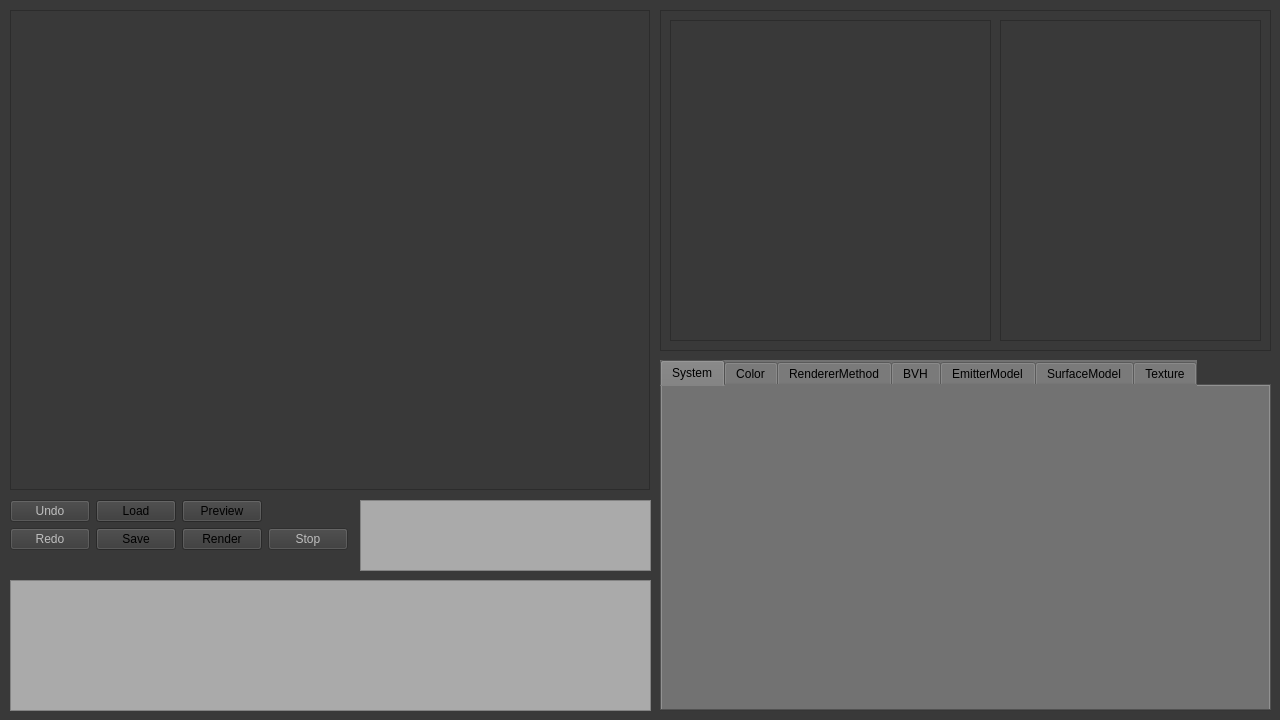
<?xml version="1.0" encoding="UTF-8"?>
<ui version="4.0">
 <class>MainWindow</class>
 <widget class="QWidget" name="MainWindow">
  <property name="geometry">
   <rect>
    <x>0</x>
    <y>0</y>
    <width>1280</width>
    <height>720</height>
   </rect>
  </property>
  <property name="minimumSize">
   <size>
    <width>1280</width>
    <height>720</height>
   </size>
  </property>
  <property name="maximumSize">
   <size>
    <width>1280</width>
    <height>720</height>
   </size>
  </property>
  <property name="windowTitle">
   <string>Reflect</string>
  </property>
  <property name="styleSheet">
   <string notr="true">background-color: rgb(57, 57, 57);</string>
  </property>
  <widget class="QTabWidget" name="setting_tab">
   <property name="geometry">
    <rect>
     <x>660</x>
     <y>360</y>
     <width>611</width>
     <height>351</height>
    </rect>
   </property>
   <property name="styleSheet">
    <string notr="true">background-color: rgb(114, 114, 114);</string>
   </property>
   <property name="tabShape">
    <enum>QTabWidget::Rounded</enum>
   </property>
   <property name="currentIndex">
    <number>0</number>
   </property>
   <widget class="QWidget" name="system_tab">
    <attribute name="title">
     <string>System</string>
    </attribute>
    <widget class="QFrame" name="system_frame">
     <property name="geometry">
      <rect>
       <x>0</x>
       <y>0</y>
       <width>601</width>
       <height>321</height>
      </rect>
     </property>
     <property name="frameShape">
      <enum>QFrame::NoFrame</enum>
     </property>
     <property name="frameShadow">
      <enum>QFrame::Raised</enum>
     </property>
    </widget>
   </widget>
   <widget class="QWidget" name="Color">
    <attribute name="title">
     <string>Color</string>
    </attribute>
    <widget class="QFrame" name="color_frame">
     <property name="geometry">
      <rect>
       <x>0</x>
       <y>0</y>
       <width>601</width>
       <height>321</height>
      </rect>
     </property>
     <property name="frameShape">
      <enum>QFrame::NoFrame</enum>
     </property>
     <property name="frameShadow">
      <enum>QFrame::Raised</enum>
     </property>
    </widget>
   </widget>
   <widget class="QWidget" name="RenderingMethod">
    <attribute name="title">
     <string>RendererMethod</string>
    </attribute>
    <widget class="QFrame" name="rendering_method_frame">
     <property name="geometry">
      <rect>
       <x>0</x>
       <y>0</y>
       <width>601</width>
       <height>321</height>
      </rect>
     </property>
     <property name="frameShape">
      <enum>QFrame::NoFrame</enum>
     </property>
     <property name="frameShadow">
      <enum>QFrame::Raised</enum>
     </property>
    </widget>
   </widget>
   <widget class="QWidget" name="BVH">
    <attribute name="title">
     <string>BVH</string>
    </attribute>
    <widget class="QFrame" name="bvh_frame">
     <property name="geometry">
      <rect>
       <x>0</x>
       <y>0</y>
       <width>601</width>
       <height>321</height>
      </rect>
     </property>
     <property name="frameShape">
      <enum>QFrame::NoFrame</enum>
     </property>
     <property name="frameShadow">
      <enum>QFrame::Raised</enum>
     </property>
    </widget>
   </widget>
   <widget class="QWidget" name="EmitterModel">
    <attribute name="title">
     <string>EmitterModel</string>
    </attribute>
    <widget class="QFrame" name="emitter_model_frame">
     <property name="geometry">
      <rect>
       <x>0</x>
       <y>0</y>
       <width>601</width>
       <height>321</height>
      </rect>
     </property>
     <property name="frameShape">
      <enum>QFrame::StyledPanel</enum>
     </property>
     <property name="frameShadow">
      <enum>QFrame::Raised</enum>
     </property>
    </widget>
   </widget>
   <widget class="QWidget" name="SurfaceModel">
    <attribute name="title">
     <string>SurfaceModel</string>
    </attribute>
    <widget class="QFrame" name="surface_model_frame">
     <property name="geometry">
      <rect>
       <x>0</x>
       <y>0</y>
       <width>601</width>
       <height>321</height>
      </rect>
     </property>
     <property name="frameShape">
      <enum>QFrame::StyledPanel</enum>
     </property>
     <property name="frameShadow">
      <enum>QFrame::Raised</enum>
     </property>
    </widget>
   </widget>
   <widget class="QWidget" name="Texture">
    <attribute name="title">
     <string>Texture</string>
    </attribute>
    <widget class="QFrame" name="texture_frame">
     <property name="geometry">
      <rect>
       <x>0</x>
       <y>0</y>
       <width>601</width>
       <height>321</height>
      </rect>
     </property>
     <property name="frameShape">
      <enum>QFrame::StyledPanel</enum>
     </property>
     <property name="frameShadow">
      <enum>QFrame::Raised</enum>
     </property>
    </widget>
   </widget>
  </widget>
  <widget class="QWidget" name="gridLayoutWidget">
   <property name="geometry">
    <rect>
     <x>10</x>
     <y>500</y>
     <width>321</width>
     <height>76</height>
    </rect>
   </property>
   <layout class="QGridLayout" name="operation_button_layout">
    <property name="sizeConstraint">
     <enum>QLayout::SetFixedSize</enum>
    </property>
    <item row="0" column="1">
     <widget class="QPushButton" name="load_button">
      <property name="text">
       <string>Load</string>
      </property>
     </widget>
    </item>
    <item row="2" column="1">
     <widget class="QPushButton" name="save_button">
      <property name="text">
       <string>Save</string>
      </property>
     </widget>
    </item>
    <item row="0" column="0">
     <widget class="QPushButton" name="undo_button">
      <property name="enabled">
       <bool>false</bool>
      </property>
      <property name="styleSheet">
       <string notr="true"/>
      </property>
      <property name="text">
       <string>Undo</string>
      </property>
      <property name="shortcut">
       <string>Ctrl+Z</string>
      </property>
     </widget>
    </item>
    <item row="2" column="0">
     <widget class="QPushButton" name="redo_button">
      <property name="enabled">
       <bool>false</bool>
      </property>
      <property name="text">
       <string>Redo</string>
      </property>
      <property name="shortcut">
       <string>Ctrl+Shift+Z</string>
      </property>
     </widget>
    </item>
    <item row="2" column="3">
     <widget class="QPushButton" name="stop_button">
      <property name="enabled">
       <bool>false</bool>
      </property>
      <property name="text">
       <string>Stop</string>
      </property>
     </widget>
    </item>
    <item row="0" column="2">
     <widget class="QPushButton" name="preview_button">
      <property name="text">
       <string>Preview</string>
      </property>
     </widget>
    </item>
    <item row="2" column="2">
     <widget class="QPushButton" name="render_button">
      <property name="styleSheet">
       <string notr="true"/>
      </property>
      <property name="text">
       <string>Render</string>
      </property>
     </widget>
    </item>
   </layout>
  </widget>
  <widget class="QFrame" name="command_log_frame">
   <property name="geometry">
    <rect>
     <x>360</x>
     <y>500</y>
     <width>291</width>
     <height>71</height>
    </rect>
   </property>
   <property name="styleSheet">
    <string notr="true">background-color: rgb(170, 170, 170);</string>
   </property>
   <property name="frameShape">
    <enum>QFrame::StyledPanel</enum>
   </property>
   <property name="frameShadow">
    <enum>QFrame::Plain</enum>
   </property>
  </widget>
  <widget class="QLabel" name="image_view">
   <property name="geometry">
    <rect>
     <x>10</x>
     <y>10</y>
     <width>640</width>
     <height>480</height>
    </rect>
   </property>
   <property name="frameShape">
    <enum>QFrame::StyledPanel</enum>
   </property>
   <property name="text">
    <string/>
   </property>
   <property name="scaledContents">
    <bool>false</bool>
   </property>
  </widget>
  <widget class="QPlainTextEdit" name="message_log_view">
   <property name="geometry">
    <rect>
     <x>10</x>
     <y>580</y>
     <width>641</width>
     <height>131</height>
    </rect>
   </property>
   <property name="styleSheet">
    <string notr="true">background-color: rgb(170, 170, 170);</string>
   </property>
   <property name="frameShadow">
    <enum>QFrame::Plain</enum>
   </property>
   <property name="undoRedoEnabled">
    <bool>false</bool>
   </property>
   <property name="readOnly">
    <bool>true</bool>
   </property>
   <property name="maximumBlockCount">
    <number>100</number>
   </property>
  </widget>
  <widget class="QFrame" name="object_view">
   <property name="geometry">
    <rect>
     <x>660</x>
     <y>10</y>
     <width>611</width>
     <height>341</height>
    </rect>
   </property>
   <property name="frameShape">
    <enum>QFrame::StyledPanel</enum>
   </property>
   <property name="frameShadow">
    <enum>QFrame::Raised</enum>
   </property>
   <widget class="QFrame" name="object_frame">
    <property name="geometry">
     <rect>
      <x>340</x>
      <y>10</y>
      <width>261</width>
      <height>321</height>
     </rect>
    </property>
    <property name="frameShape">
     <enum>QFrame::StyledPanel</enum>
    </property>
    <property name="frameShadow">
     <enum>QFrame::Raised</enum>
    </property>
   </widget>
   <widget class="QFrame" name="object_setting_frame">
    <property name="geometry">
     <rect>
      <x>10</x>
      <y>10</y>
      <width>321</width>
      <height>321</height>
     </rect>
    </property>
    <property name="frameShape">
     <enum>QFrame::StyledPanel</enum>
    </property>
    <property name="frameShadow">
     <enum>QFrame::Plain</enum>
    </property>
   </widget>
  </widget>
 </widget>
 <resources>
  <include location="../resource.qrc"/>
 </resources>
 <connections/>
</ui>
